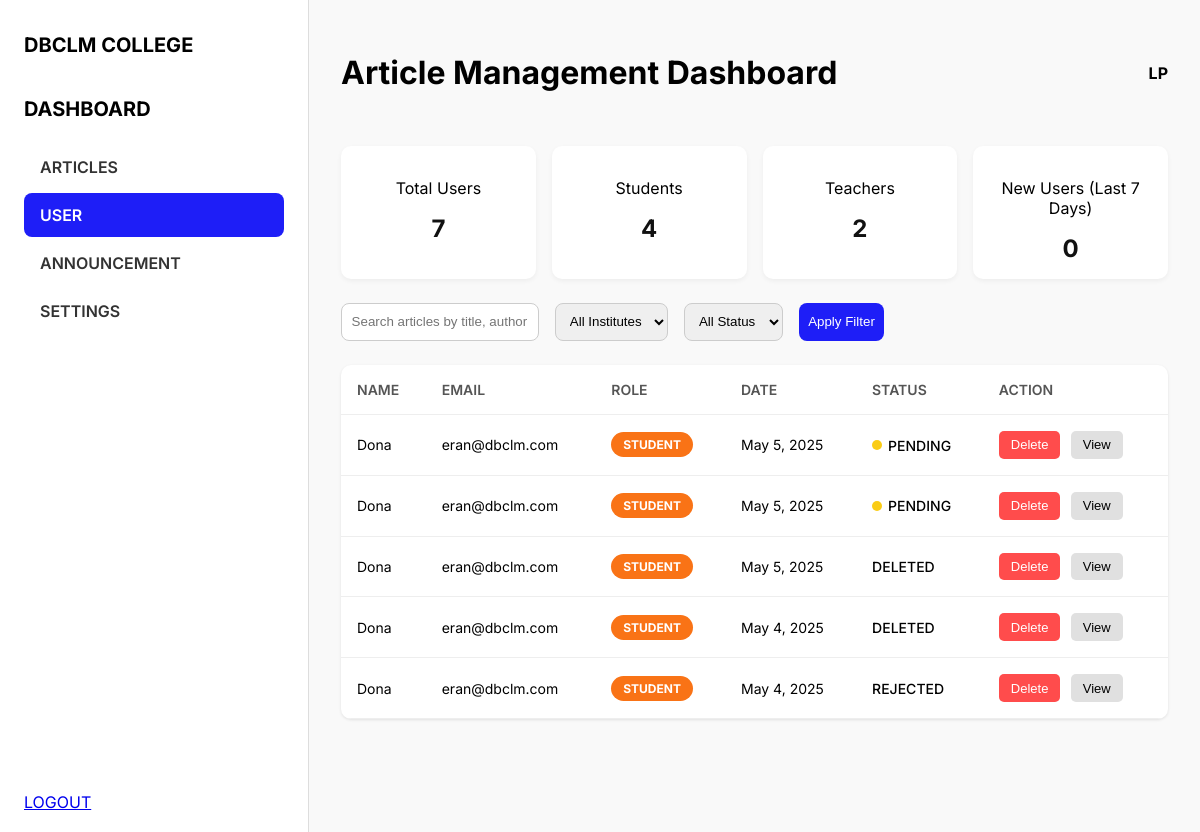
The app's page /user.php, older data.
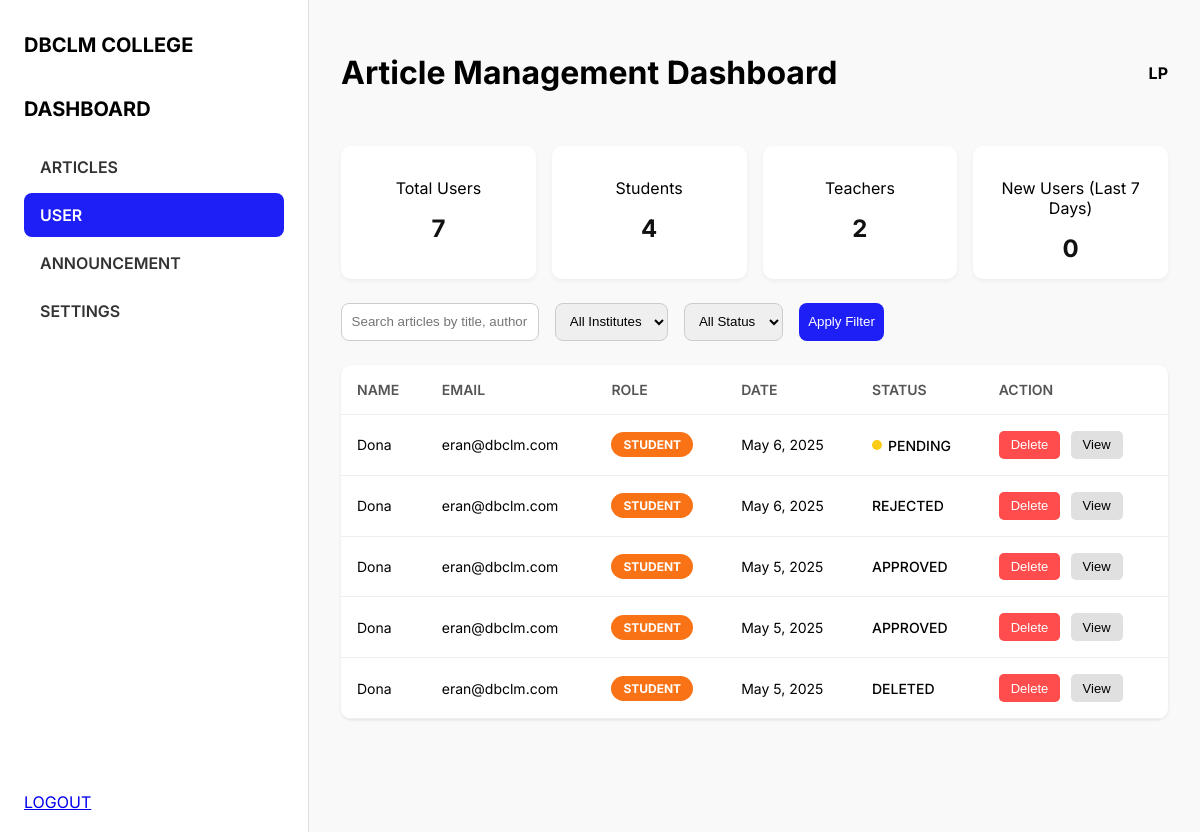
The same page, newer data.
### tables this page shows
CREATE TABLE `articles` (
  `id` int(11) NOT NULL,
  `user_id` int(11) DEFAULT NULL,
  `title` varchar(255) DEFAULT NULL,
  `abstract` text DEFAULT NULL,
  `content` text DEFAULT NULL,
  `featured_image` varchar(255) DEFAULT NULL,
  `allow_comments` tinyint(1) DEFAULT 1,
  `notify_comments` tinyint(1) DEFAULT 1,
  `status` enum('PENDING','APPROVED','REJECTED','DELETED') NOT NULL DEFAULT 'PENDING',
  `created_at` timestamp NOT NULL DEFAULT current_timestamp(),
  `institute_id` int(11) DEFAULT NULL,
  `created` datetime DEFAULT current_timestamp(),
  `comments_enabled` tinyint(1) NOT NULL DEFAULT 0,
  `notifications` tinyint(1) NOT NULL DEFAULT 0,
  `feedback` text DEFAULT NULL
);

CREATE TABLE `users` (
  `id` int(11) NOT NULL,
  `role` enum('Student','Teacher') NOT NULL DEFAULT 'Student',
  `full_name` varchar(100) NOT NULL,
  `email` varchar(100) NOT NULL,
  `password` varchar(255) NOT NULL,
  `institute` varchar(100) NOT NULL,
  `created_at` timestamp NOT NULL DEFAULT current_timestamp(),
  `profile_picture` varchar(255) DEFAULT NULL
);

### user.php (the view, shortened to what this page needs)
<?php
include 'db.php';
$user_stats_query = "
    SELECT
        COUNT(*) AS total,
        SUM(role = 'student') AS student,
        SUM(role = 'teacher') AS teacher
    FROM users
";
$user_stats_result = $mysqli->query($user_stats_query);
if ($user_stats_result && $user_stats_result->num_rows > 0) {
    $user_stats = $user_stats_result->fetch_assoc();
} else {
    $user_stats = [
        'total' => 0,
        'student' => 0,
        'teacher' => 0
    ];
}
$articles_query = "
    SELECT
        articles.*,
        users.full_name AS author_name,
        users.email AS author_email,
        users.role AS author_role
    FROM articles
    JOIN users ON articles.user_id = users.id
    ORDER BY articles.created_at DESC
    LIMIT 5
";
$articles_result = $mysqli->query($articles_query);
?>
<!DOCTYPE html>
<html lang="en">
<head>
  <link href="user.css" rel="stylesheet">
</head>
<body>
  <div class="sidebar">
  <h2>DBCLM COLLEGE</h2>
    <nav>
    <h2>DASHBOARD</h2>
      <a href="admin_dashboard.php">ARTICLES</a>
      <a href="user.php" class="active">USER</a>
      <a href="announcement.php">ANNOUNCEMENT</a>
      <a href="setting.php">SETTINGS</a>
    </nav>
    <div style="position: absolute; bottom: 20px;">
      <a href="logout.php">LOGOUT</a>
    </div>
  </div>
  <div class="content">
    <div class="topbar">
      <h1>Article Management Dashboard</h1>
      <div><strong>LP</strong></div>
    </div>
    <div class="stats">
  <div class="stat-card">
    <p>Total Users</p>
    <h2><?= $user_stats['total'] ?? 0; ?></h2>
  </div>
  <div class="stat-card">
    <p>Students</p>
    <h2><?= $user_stats['student'] ?? 0; ?></h2>
  </div>
  <div class="stat-card">
    <p>Teachers</p>
    <h2><?= $user_stats['teacher'] ?? 0; ?></h2>
  </div>
  <div class="stat-card">
    <p>New Users (Last 7 Days)</p>
    <h2><?= $user_stats['new_users'] ?? 0; ?></h2>
  </div>
</div>
    <div class="filters">
      <input type="text" placeholder="Search articles by title, author or content">
      <select><option>All Institutes</option></select>
      <select><option>All Status</option></select>
      <button>Apply Filter</button>
    </div>
    <table>
      <thead>
        <tr>
          <th>NAME</th>
          <th>EMAIL</th>
          <th>ROLE</th>
          <th>DATE</th>
          <th>STATUS</th>
          <th>ACTION</th>
        </tr>
      </thead>
      <tbody>
        <?php while ($row = $articles_result->fetch_assoc()): ?>
        <tr>
          <td><?= htmlspecialchars($row['author_name']) ?></td>
          <td>
            <?= htmlspecialchars($row['author_email']) ?><br>
          </td>
          <td>
  <span class="role <?= strtolower($row['author_role']) ?>">
    <?= strtoupper($row['author_role']) ?>
  </span>
</td>
<td><?= date('M j, Y', strtotime($row['created_at'])) ?></td>
<td>
  <span class="status <?= strtolower($row['status']) ?>">
    <?= ucfirst($row['status']) ?>
  </span>
</td>
          <td class="actions">
<button type="button" onclick="openModal(<?= $row['id']; ?>)" class="reject-btn">Delete</button>
<form action="view_article.php" method="GET" style="display:inline;">
  <button type="submit" class="view-btn">View</button>
</form>
          </td>
        </tr>
        <?php endwhile; ?>
      </tbody>
    </table>
  </div>
</body>
</html>

Row changes from the older to the newer data that the page shows:
no longer on this page (row edited): articles: user.full_name "Dona", user.email "eran@dbclm.com", user.role "STUDENT", created_at "May 5, 2025", status "PENDING"
no longer on this page (row edited): articles: user.full_name "Dona", user.email "eran@dbclm.com", user.role "STUDENT", created_at "May 5, 2025", status "PENDING"
no longer on this page (row unchanged): articles: user.full_name "Dona", user.email "eran@dbclm.com", user.role "STUDENT", created_at "May 4, 2025", status "DELETED"
no longer on this page (row unchanged): articles: user.full_name "Dona", user.email "eran@dbclm.com", user.role "STUDENT", created_at "May 4, 2025", status "REJECTED"
added articles: user.full_name "Dona", user.email "eran@dbclm.com", user.role "STUDENT", created_at "May 6, 2025", status "PENDING"
added articles: user.full_name "Dona", user.email "eran@dbclm.com", user.role "STUDENT", created_at "May 6, 2025", status "REJECTED"
added articles: user.full_name "Dona", user.email "eran@dbclm.com", user.role "STUDENT", created_at "May 5, 2025", status "APPROVED"
added articles: user.full_name "Dona", user.email "eran@dbclm.com", user.role "STUDENT", created_at "May 5, 2025", status "APPROVED"
